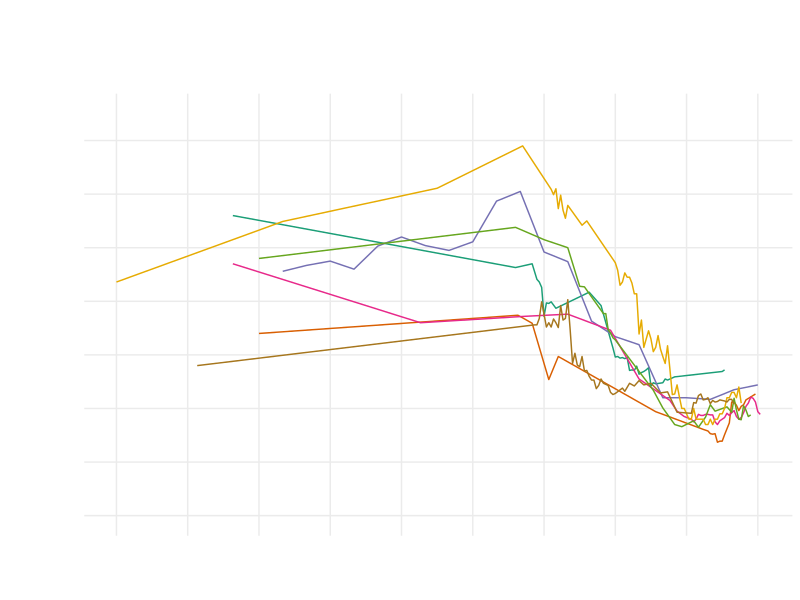

R code for this plot: (Note: this script raises an error after producing the figure.)
require(shape)
library(tidyverse)
library(lubridate)
library(openxlsx)
library(readxl)
library(ggsignif)
library(grid)

wealth_share <- read_excel("capitalism/top_1percent_wealth_share.xlsx")

COL <- c("#7fc97f", "#beaed4", "#fdc086", "#ffff99", "#386cb0", "#f0027f", "#bf5b17", "#666666")
COLA <- c("#e0f3db", "#99d8c9","#66c2a4","#41ae76", "#238b45", "#005824", "#f0027f")
COLB <- c("#c6dbef", "#4eb3d3", "#2b8cbe", "#0868ac","#084081", "#9e9ac8","#f0027f")
COLC <- c("#fcfbfd", "#efedf5", "#dadaeb", "#bcbddc", "#9e9ac8", "#807dba", "#6a51a3", "#54278f", "#3f007d")
COLD <- c("#DA3030","#41ae76","#F7DE04", "#4eb3d3","#AE82FF","#386cb0","#F48318","#41ae76","#6a51a3", "#DA3030")


#Cleaning the wealth share data. Source: CORE
wealth_share_gathered <- wealth_share %>% 
  gather(Country, Wealth_share, c("Denmark", "Finland", "France", "Norway", "Sweden", "United Kingdom", "United States") )

wealth_share1 <- wealth_share_gathered[-c(1, 69, 137, 205, 273, 341, 409), ] 

wealth_share2 <- wealth_share1 %>%
  mutate(Year = ifelse(Country == "Denmark", ...1, ifelse(Country == "Finland", ...3, ifelse(Country == "France", ...5, ifelse(Country == "Norway", ...7, ifelse(Country == "Sweden", ...9, ifelse(Country == "United Kingdom", ...11, ifelse(Country == "United States", ...13, NA))))))))

wealth_share2$Wealth_share = as.numeric(as.character(wealth_share2$Wealth_share))

wealth_share3 <- wealth_share2 %>%
  select(-c("...1", "...3", "...5", "...7", "...9", "...11", "...13")) %>%
  filter(!is.na(Year)) %>%
  mutate(wealth_share = (Wealth_share)/100)

#Brackets 
bracketsGrob <- function(...){
  l <- list(...)
  e <- new.env()
  e$l <- l
  grid:::recordGrob(  {
    do.call(grid.brackets, l)
  }, e)
}


b1 <- bracketsGrob(0.045, 0.88, 0.63, 0.88, h=0.05, lwd=2, col="black")
b2 <- bracketsGrob(0.652, .88, 0.95, .88, h=0.05,  lwd=2, col="black")

#Plotting the data 
wealth_share_plot <- ggplot(wealth_share3, aes(x = Year, y = wealth_share, group = Country, color = Country)) +
  geom_line() +
  #geom_line(aes(linetype = Country)) + #if we differentiate the lines without color
  labs(y = "Wealth Share of the Top 1%", color = "Country") + 
  scale_y_continuous(breaks = seq(0, 0.7, by = 0.1), labels = scales::percent_format(accuracy = 1), limits = c(0,0.75)) +
  scale_x_continuous(breaks = seq(1740, 2010, by = 30)) +
  scale_color_brewer(palette = "Dark2") +
  theme_bw() + 
  theme(panel.grid.minor = element_blank(),
        legend.position = "top", 
        legend.title = element_blank(),
        legend.text = element_text(size = 14),
        axis.title.y = element_text(size = 20, vjust = 1),
        #legend.text = element_text(size = 11),
        axis.text.x = element_text(size = 14, color = "black"),
        axis.text.y = element_text(size = 14, color = "black"),  
        axis.title.x = element_text(size = 20, vjust = -0.5)) +
        annotation_custom(b1) + 
        annotation_custom(b2) +
  annotate("text", x = 1830, y = 0.75, label = expression(paste(bold("Capitalism"))), size = 5) +
  annotate("text", x = 1965, y = 0.75, label = expression(paste(bold("Capitalism and democracy"))), size = 5) 

#print(wealth_share_plot)

#Save plot to PDF
ggsave(wealth_share_plot, filename = "wealth_share_top_1percent.pdf", 
       path = "capitalism",
       width = 8, height = 6, units = "in")


# dev.off()
